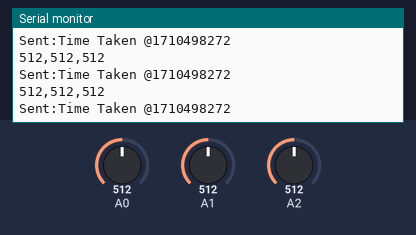
Recording of a sketch running on a simulated Arduino Uno, built with avr-gcc and run on an emulated ATmega328P. Shown: the last lines printed to the serial monitor. The test bench sets the inputs (shaded band); at power-on: A1 = 512, A0 = 512, A2 = 512. The local clock reads 2024-03-15 10:24:30 at power-on unless the sketch sets it; no radio packets arrive unless stated.

Above: at 2.7 s.
2.8 s: A1 set to 11
At 2.85 s:
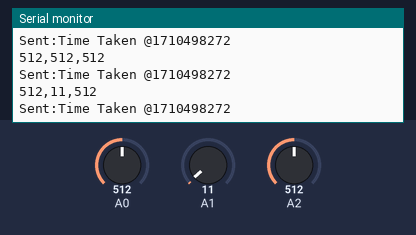
4.3 s: A1 set to 8
At 4.33 s:
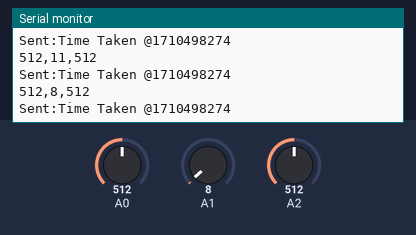
8.8 s: A0 set to 105
At 8.85 s:
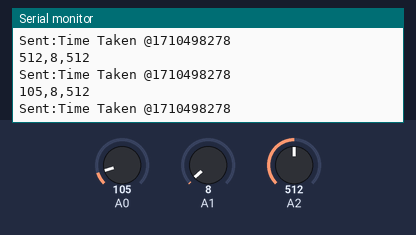
10.3 s: A0 set to 93
At 10.34 s:
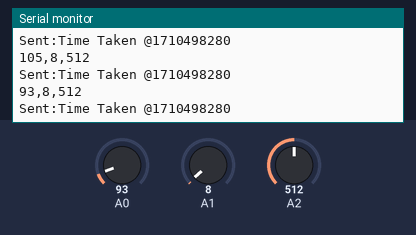
Timing chart, 0 to 12.8 s (numbered marks = the images above; inputs shaded):
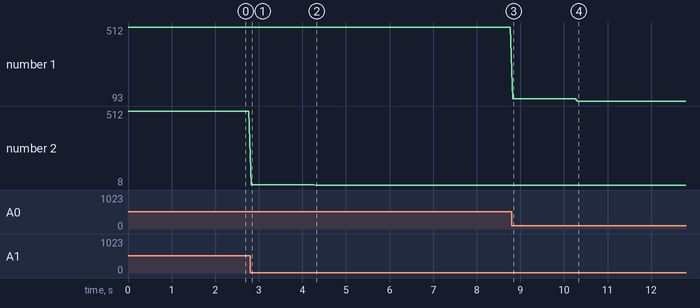

Measured:
- after the input at 2.8 s, the serial monitor: prints a new line at once (image 1)
- after the input at 4.3 s, the serial monitor: prints a new line at once (image 2)
- after the input at 8.8 s, the serial monitor: prints a new line at once (image 3)
- after the input at 10.3 s, the serial monitor: prints a new line at once (image 4)
- plotted number 1: 512 → 105 after the input at 8.8 s, 105 → 93 after the input at 10.3 s
- plotted number 2: 512 → 11 after the input at 2.8 s, 11 → 8 after the input at 4.3 s

The sketch:

salam_acc_exp2_ino.ino
```cpp
/**
 * Transmitting Accelerometer data by efficient call-response using ack-payloads
 *
 * This example continues to make use of all the normal functionality of the radios including
 * the auto-ack and auto-retry features, but allows ack-payloads to be written optionlly as well.
 * This allows very fast call-response communication, with the responding radio never having to
 * switch out of Primary Receiver mode to send back a payload, but having the option to switch to
 * primary transmitter if wanting to initiate communication instead of respond to a commmunication.
 */

#include <SPI.h>
#include <Wire.h>
#include "RTClib.h"
#include "nRF24L01.h"
#include "RF24.h"
#include "printf.h"

//RTC
RTC_DS1307 RTC;

// Hardware configuration: Set up nRF24L01 radio on SPI bus plus pins 7 & 8
RF24 radio(7,8);
                                                                           // Topology
byte addresses[][6] = {"1Node","2Node"};              // Radio pipe addresses for the 2 nodes to communicate.

// Role management: Set up role.  This sketch uses the same software for all the nodes
// in this system.  Doing so greatly simplifies testing.
typedef enum { transmit = 1, recieve } role_e;                 // The various roles supported by this sketch
const char* role_friendly_name[] = { "invalid", "Transmit", "Receive"};  // The debug-friendly names of those roles
role_e role = transmit;                                              // The role of the current running sketch

struct node_data
{
  /*
    By using a struct, everytime something new is introduced, the sizeof
    function will automatically know the size of the struct payload in bytes

    Adding new values means each node will need to know the same value to pass messages
    upstream
  */
  int accelerometer[3];
  uint32_t time;
}data;

void setup()
{
  Serial.begin(9600);
  printf_begin();
  printf("\n\rRF24/examples/GettingStarted/\n\r");
  printf("ROLE: %s\n\r",role_friendly_name[role]);
  printf("*** PRESS 'T' to begin recieving from the other node\n\r");

  // Setup and configure the RTC
  Wire.begin();
  RTC.begin();

  if (! RTC.isrunning())
  {
    Serial.println("RTC is NOT running!");
    // following line sets the RTC to the date & time this sketch was compiled
    // uncomment it & upload to set the time, date and start run the RTC!
    RTC.adjust(DateTime(__DATE__, __TIME__));//set the RTC
  }

  // Setup and configure radio
  radio.begin();
  radio.setAutoAck(1);                    // Ensure autoACK is enabled
  radio.enableAckPayload();               // Allow optional ack payloads
  radio.setRetries(0,15);                 // Smallest time between retries, max no. of retries
  radio.setPayloadSize(sizeof(data));                // Here we are sending 1-byte payloads to test the call-response speed
  radio.openWritingPipe(addresses[1]);        // Both radios listen on the same pipes by default, and switch when writing
  radio.openReadingPipe(1,addresses[0]);      // Open a reading pipe on address 0, pipe 1
  radio.startListening();                 // Start listening
  radio.powerUp();
  radio.printDetails();                   // Dump the configuration of the rf unit for debugging
  // Max power
  radio.setPALevel( RF24_PA_MAX ) ;

  // Min speed (for better range I presume)
  radio.setDataRate( RF24_250KBPS ) ;

  // 8 bits CRC
  radio.setCRCLength( RF24_CRC_8 ) ;
}

void loop(void)
{
  /****************** Transmit Role ***************************/
  if (role == transmit)
  {// Radio is in Transmit mode
    //get the time recorded at
    DateTime now = RTC.now();

    byte gotByte;// Initialize a variable for the incoming response

    data.time = now.unixtime();//seconds since the 1/1/1970
    data.accelerometer[0] = analogRead(0);// X
    data.accelerometer[1] = analogRead(1);// Y
    data.accelerometer[2] = analogRead(2);// Z

    radio.stopListening();                                // First, stop listening so we can talk.
    if ( radio.write(&data,sizeof(data) ))
    {// Send the acc variables to the other radio
        if(!radio.available())
        { // If nothing in the buffer, we got an ack but it is blank
          Serial.print(data.accelerometer[0]);
          Serial.print(",");
          Serial.print(data.accelerometer[1]);
          Serial.print(",");
          Serial.println(data.accelerometer[2]);
          Serial.print("Sent:Time Taken @");
          Serial.println(data.time);
        }
    }
    delay(50);  // Try again later
  }


  /****************** Recieve Role ***************************/

  if ( role == recieve )
  {
    byte pipeNo, gotByte;                          // Declare variables for the pipe and the byte received
    while( radio.available(&pipeNo))
    {// Read all available payloads
      radio.read( &data,sizeof(data));
      // Since this is a call-response. Respond directly with an ack payload.
      Serial.print(data.accelerometer[0]);
      Serial.print(",");
      Serial.print(data.accelerometer[1]);
      Serial.print(",");
      Serial.println(data.accelerometer[2]);
      Serial.print("Received: Time Taken @");
      Serial.println(data.time);
      // Ack payloads are much more efficient than switching to transmit mode to respond to a call
      //radio.writeAckPayload(pipeNo,&gotByte, 1 );  // This can be commented out to send empty payloads.
   }
 }


  /****************** Change Roles via Serial Commands ***************************/

  if ( Serial.available() )
  {
    char c = toupper(Serial.read());
    if ( c == 'T' )
    {
      if(role != transmit)
      {
        printf("*** CHANGING TO TRANSMIT ROLE -- PRESS 'R' TO SWITCH BACK\n\r");

        role = transmit;                      // Change roles (ping out)
        radio.openWritingPipe(addresses[0]);       // Open different pipes when writing. Write on pipe 0, address 0
        radio.openReadingPipe(1,addresses[1]);     // Read on pipe 1, as address 1
      }
    }
    else if ( c == 'R' )
    {
       if(role != recieve)
       {
         printf("*** CHANGING TO RECEIVE ROLE -- PRESS 'T' TO SWITCH BACK\n\r");

         role = recieve;                    // Become the primary receiver (pong back)
         radio.openWritingPipe(addresses[1]);      // Since only two radios involved, both listen on the same addresses and pipe numbers in RX mode
         radio.openReadingPipe(1,addresses[0]);    // then switch pipes & addresses to transmit.
         radio.startListening();                   // Need to start listening after opening new reading pipes
       }
    }
  }
}
```
